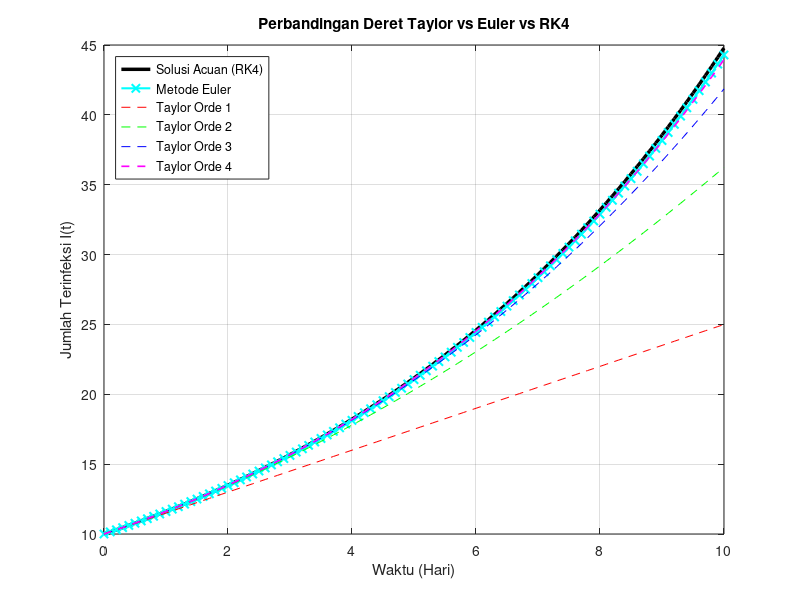

Recreate this plot in MATLAB.
% =========================================================================
% TUGAS BESAR KELOMPOK 3 - EKSPANSI DERET TAYLOR VS NUMERIK
% =========================================================================
clear; clc; close all;

% 1. PARAMETER DATASET (Japan, N = 100.000)
N     = 100000;
beta  = 0.25;
gamma = 0.10;
I0    = 10;
R_init = 0;
S0    = N - I0 - R_init; % 99990

tspan = [0, 10]; % Jangkauan waktu pendek agar Taylor masih akurat
h     = 0.1;     % Step size
t     = (tspan(1):h:tspan(2))';
n     = length(t);

% 2. HITUNG TURUNAN MANUAL DI t=0 UNTUK DERET TAYLOR
% S'(0) dan I'(0)
dS0 = -beta * S0 * I0 / N;
dI0 = (beta * S0 * I0 / N) - (gamma * I0);

% Turunan kedua (Orde 2)
% d2I/dt2 = (beta/N)*(dS/dt*I + S*dI/dt) - gamma*dI/dt
d2I0 = (beta/N)*(dS0*I0 + S0*dI0) - gamma*dI0;

% Turunan ketiga (Orde 3)
% d2S/dt2 = -(beta/N)*(dS/dt*I + S*dI/dt)
d2S0 = -(beta/N)*(dS0*I0 + S0*dI0);
% d3I/dt3 = (beta/N)*(d2S/dt2*I + 2*dS/dt*dI/dt + S*d2I/dt2) - gamma*d2I/dt2
d3I0 = (beta/N)*(d2S0*I0 + 2*dS0*dI0 + S0*d2I0) - gamma*d2I0;

% Turunan keempat (Orde 4)
d3S0 = -(beta/N)*(d2S0*I0 + 2*dS0*dI0 + S0*d2I0);
d4I0 = (beta/N)*(d3S0*I0 + 3*d2S0*dI0 + 3*dS0*d2I0 + S0*d3I0) - gamma*d3I0;


% 3. HITUNG SOLUSI ANALITIK DERET TAYLOR (Orde 1 sampai 4)
I_taylor1 = I0 + dI0*t;
I_taylor2 = I0 + dI0*t + (d2I0/2)*t.^2;
I_taylor3 = I0 + dI0*t + (d2I0/2)*t.^2 + (d3I0/6)*t.^3;
I_taylor4 = I0 + dI0*t + (d2I0/2)*t.^2 + (d3I0/6)*t.^3 + (d4I0/24)*t.^4;


% 4. METODE EULER
y_euler = zeros(n, 2); % Kolom 1: S, Kolom 2: I
y_euler(1, :) = [S0, I0];
for i = 1:(n-1)
    S_skrg = y_euler(i, 1);
    I_skrg = y_euler(i, 2);
    
    y_euler(i+1, 1) = S_skrg + h * (-beta * S_skrg * I_skrg / N);
    y_euler(i+1, 2) = I_skrg + h * (beta * S_skrg * I_skrg / N - gamma * I_skrg);
end


% 5. RUNGE-KUTTA ORDE 4
y_rk4 = zeros(n, 2);
y_rk4(1, :) = [S0, I0];
for i = 1:(n-1)
    S_i = y_rk4(i, 1);
    I_i = y_rk4(i, 2);
    
    % k1
    k1_S = -beta * S_i * I_i / N;
    k1_I = beta * S_i * I_i / N - gamma * I_i;
    
    % k2
    S_k2 = S_i + (h/2)*k1_S; I_k2 = I_i + (h/2)*k1_I;
    k2_S = -beta * S_k2 * I_k2 / N;
    k2_I = beta * S_k2 * I_k2 / N - gamma * I_k2;
    
    % k3
    S_k3 = S_i + (h/2)*k2_S; I_k3 = I_i + (h/2)*k2_I;
    k3_S = -beta * S_k3 * I_k3 / N;
    k3_I = beta * S_k3 * I_k3 / N - gamma * I_k3;
    
    % k4
    S_k4 = S_i + h*k3_S; I_k4 = I_i + h*k3_I;
    k4_S = -beta * S_k4 * I_k4 / N;
    k4_I = beta * S_k4 * I_k4 / N - gamma * I_k4;
    
    y_rk4(i+1, 1) = S_i + (h/6)*(k1_S + 2*k2_S + 2*k3_S + k4_S);
    y_rk4(i+1, 2) = I_i + (h/6)*(k1_I + 2*k2_I + 2*k3_I + k4_I);
end


% 6. HITUNG GALAT RELATIF
I_sebenarnya = y_rk4(:, 2);

% Ambil sampel galat di akhir waktu (t = 10) untuk perbandingan tabel
err_t1 = abs(I_taylor1(end) - I_sebenarnya(end)) / I_sebenarnya(end) * 100;
err_t2 = abs(I_taylor2(end) - I_sebenarnya(end)) / I_sebenarnya(end) * 100;
err_t3 = abs(I_taylor3(end) - I_sebenarnya(end)) / I_sebenarnya(end) * 100;
err_t4 = abs(I_taylor4(end) - I_sebenarnya(end)) / I_sebenarnya(end) * 100;
err_euler = abs(y_euler(end, 2) - I_sebenarnya(end)) / I_sebenarnya(end) * 100;


% 7. TAMPILKAN TABEL GALAT
disp('==================================================');
disp('   PERBANDINGAN GALAT RELATIF PADA t = 10 HARI   ');
disp('==================================================');
fprintf('Deret Taylor Orde 1 : Galat = %.4f %%\n', err_t1);
fprintf('Deret Taylor Orde 2 : Galat = %.4f %%\n', err_t2);
fprintf('Deret Taylor Orde 3 : Galat = %.4f %%\n', err_t3);
fprintf('Deret Taylor Orde 4 : Galat = %.4f %%\n', err_t4);
fprintf('Metode Euler        : Galat = %.4f %%\n', err_euler);
disp('==================================================');


% 8. PLOT GRAFIK PERBANDINGAN
figure(1);
plot(t, I_sebenarnya, 'k-', 'LineWidth', 2.5); hold on;
plot(t, y_euler(:, 2), 'cx-', 'LineWidth', 1.5);
plot(t, I_taylor1, 'r--', t, I_taylor2, 'g--', t, I_taylor3, 'b--', t, I_taylor4, 'm--', 'LineWidth', 1.2);

xlabel('Waktu (Hari)');
ylabel('Jumlah Terinfeksi I(t)');
title('Perbandingan Deret Taylor vs Euler vs RK4');
legend('Solusi Acuan (RK4)', 'Metode Euler', 'Taylor Orde 1', 'Taylor Orde 2', 'Taylor Orde 3', 'Taylor Orde 4', 'Location', 'NorthWest');
grid on;
